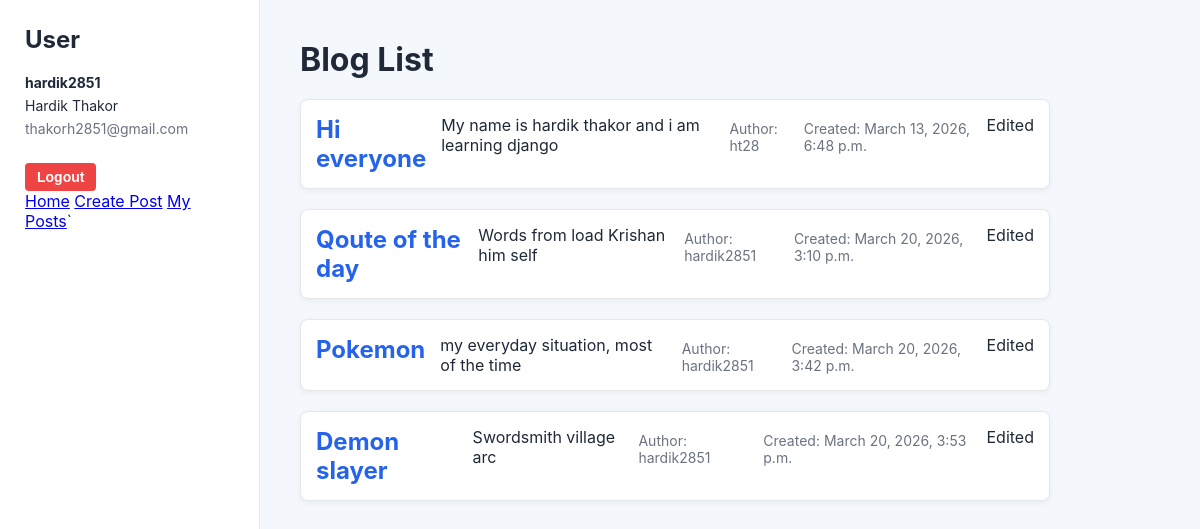
The app's page /blogs/ (signed in), older data.
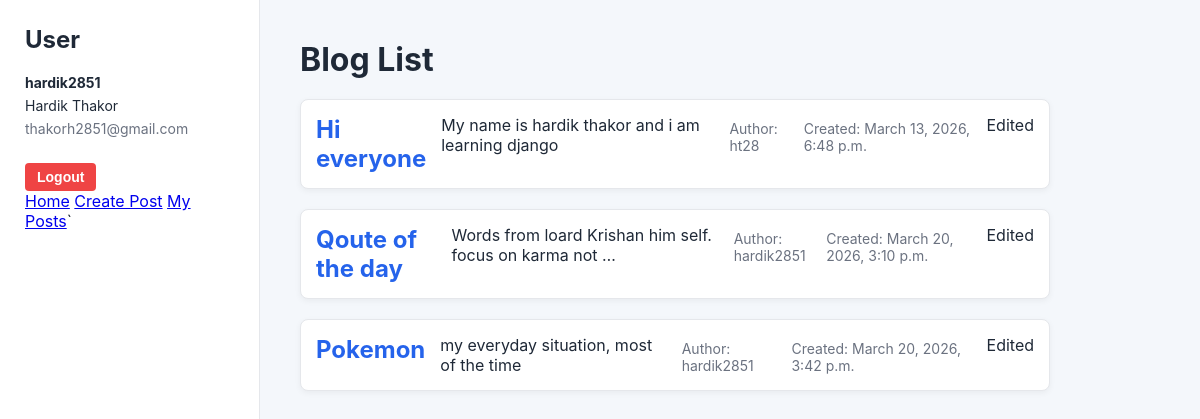
The same page, newer data.
### blogs/models.py (models this page shows, shortened)
class Post(models.Model):
    title = models.CharField(max_length=200)
    maincontent = models.TextField()
    author = models.ForeignKey(
        settings.AUTH_USER_MODEL,
        on_delete=models.CASCADE,
        related_name="posts"
    )
    datecreated = models.DateTimeField(auto_now_add=True)
    dateedited = models.DateTimeField(auto_now=True)
    image = CloudinaryField('image', blank=True, null=True)

### users/models.py (models this page shows)
class User(AbstractUser):
    email = models.EmailField(unique=True)
    def __str__(self):
        return self.username

### blogs/views.py (the view)
# urls.py: 2. Add a URL to urlpatterns:  path('', views.home, name='home')
@login_required
def home(request):
    posts = Post.objects.all()
    return render(request,'blogs/home.html', {'posts': posts})

### blogs/templates/blogs/home.html (shortened to what this page needs)
{% extends "base.html" %}
{% load static %}
{% block extra_css %}
<link rel="stylesheet" href="{% static 'css/blogs.css' %}">
{% endblock %}
{% block content %}
<h1 class="page-title">Blog List</h1>
<div class="posts-container">
    {% for post in posts %}
    <div class="post-card">
        <h2>
            <a class="post-title" href="{% url 'blogs:postdetail' post.id %}">
                {{ post.title }}
            </a>
        </h2>
        <p class="post-preview">
            {{ post.maincontent|truncatewords:10 }}
        </p>
        <p class="meta">Author: {{ post.author }}</p>
        <p class="meta">Created: {{ post.datecreated }}</p>
        {% if post.dateupdated != post.datecreated %}
        <p class="edited-tag">Edited</p>
        {% endif %}
    </div>
    {% endfor %}
</div>
{% endblock %}

Row changes from the older to the newer data that the page shows:
removed Post: title "Demon slayer", maincontent "Swordsmith village arc", author "hardik2851", datecreated "March 20, 2026, 3:53 p.m.", shows "Edited"
changed Post "Qoute of the day": maincontent "Words from load Krishan him self" → "Words from loard Krishan him self. focus on karma not …"
